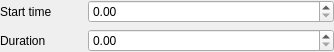
<?xml version="1.0" encoding="UTF-8"?>
<ui version="4.0">
 <class>ActionAnimationTrackWidget</class>
 <widget class="QWidget" name="ActionAnimationTrackWidget">
  <property name="geometry">
   <rect>
    <x>0</x>
    <y>0</y>
    <width>334</width>
    <height>50</height>
   </rect>
  </property>
  <property name="windowTitle">
   <string>Form</string>
  </property>
  <property name="locale">
   <locale language="English" country="UnitedStates"/>
  </property>
  <layout class="QVBoxLayout" name="verticalLayout">
   <property name="leftMargin">
    <number>0</number>
   </property>
   <property name="topMargin">
    <number>0</number>
   </property>
   <property name="rightMargin">
    <number>0</number>
   </property>
   <property name="bottomMargin">
    <number>0</number>
   </property>
   <item>
    <layout class="QHBoxLayout" name="startTimeLayout">
     <item>
      <widget class="QLabel" name="startTimeLabel">
       <property name="sizePolicy">
        <sizepolicy hsizetype="Preferred" vsizetype="Preferred">
         <horstretch>1</horstretch>
         <verstretch>0</verstretch>
        </sizepolicy>
       </property>
       <property name="text">
        <string>Start time</string>
       </property>
       <property name="wordWrap">
        <bool>true</bool>
       </property>
      </widget>
     </item>
     <item>
      <widget class="QDoubleSpinBox" name="startTimeSpin">
       <property name="sizePolicy">
        <sizepolicy hsizetype="Minimum" vsizetype="Fixed">
         <horstretch>3</horstretch>
         <verstretch>0</verstretch>
        </sizepolicy>
       </property>
       <property name="maximum">
        <double>99999.990000000005239</double>
       </property>
      </widget>
     </item>
    </layout>
   </item>
   <item>
    <layout class="QHBoxLayout" name="durationLayout">
     <item>
      <widget class="QLabel" name="durationLabel">
       <property name="sizePolicy">
        <sizepolicy hsizetype="Preferred" vsizetype="Preferred">
         <horstretch>1</horstretch>
         <verstretch>0</verstretch>
        </sizepolicy>
       </property>
       <property name="text">
        <string>Duration</string>
       </property>
      </widget>
     </item>
     <item>
      <widget class="QDoubleSpinBox" name="durationSpin">
       <property name="sizePolicy">
        <sizepolicy hsizetype="Minimum" vsizetype="Fixed">
         <horstretch>3</horstretch>
         <verstretch>0</verstretch>
        </sizepolicy>
       </property>
      </widget>
     </item>
    </layout>
   </item>
  </layout>
 </widget>
 <resources/>
 <connections/>
</ui>
